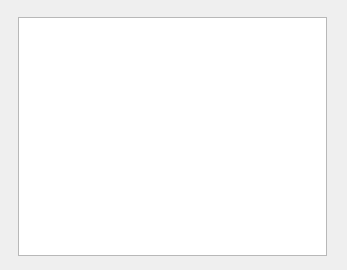
<?xml version="1.0" encoding="UTF-8"?>
<ui version="4.0">
 <class>PlayList</class>
 <widget class="QWidget" name="PlayList">
  <property name="windowModality">
   <enum>Qt::WindowModal</enum>
  </property>
  <property name="geometry">
   <rect>
    <x>0</x>
    <y>0</y>
    <width>347</width>
    <height>270</height>
   </rect>
  </property>
  <property name="windowTitle">
   <string>Play list</string>
  </property>
  <widget class="QWidget" name="layoutWidget">
   <property name="geometry">
    <rect>
     <x>7</x>
     <y>6</y>
     <width>331</width>
     <height>261</height>
    </rect>
   </property>
   <layout class="QGridLayout" name="gridLayout">
    <item row="0" column="0">
     <widget class="QTableWidget" name="tableWidget">
      <property name="frameShadow">
       <enum>QFrame::Raised</enum>
      </property>
     </widget>
    </item>
   </layout>
  </widget>
 </widget>
 <layoutdefault spacing="6" margin="11"/>
 <resources/>
 <connections/>
</ui>
